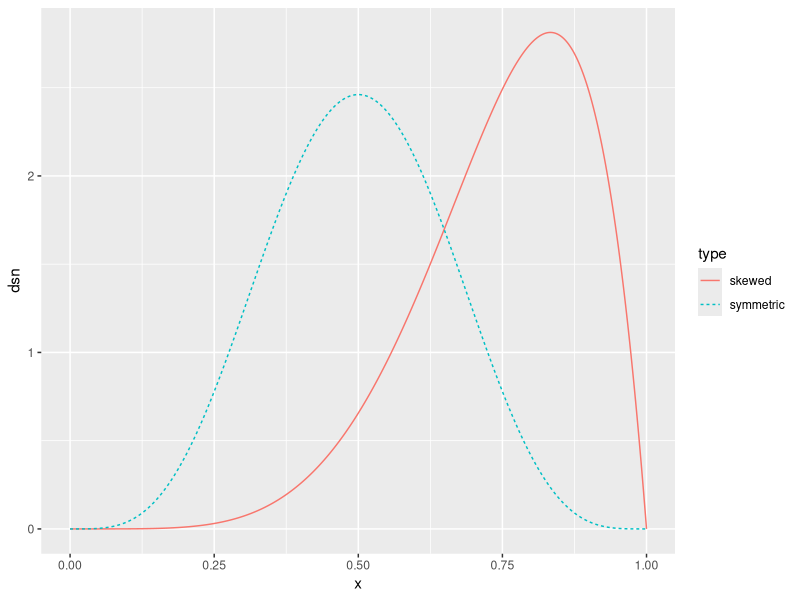
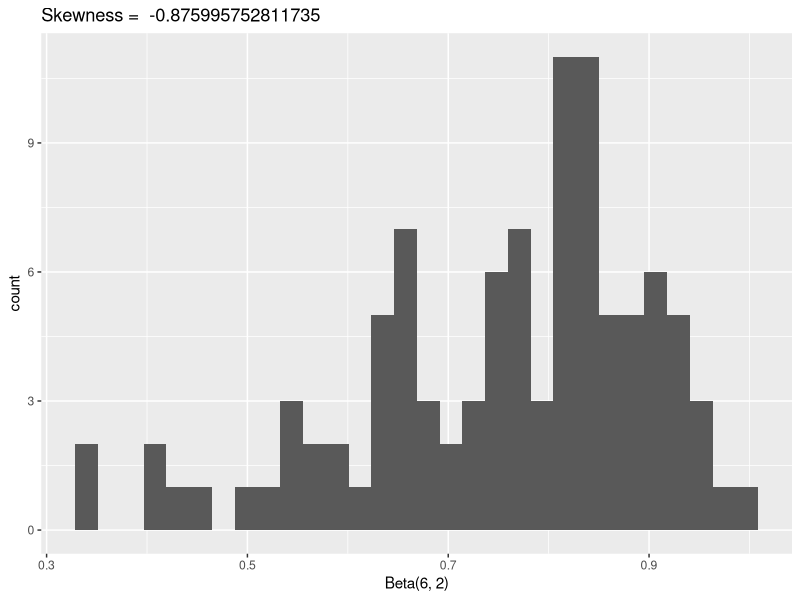
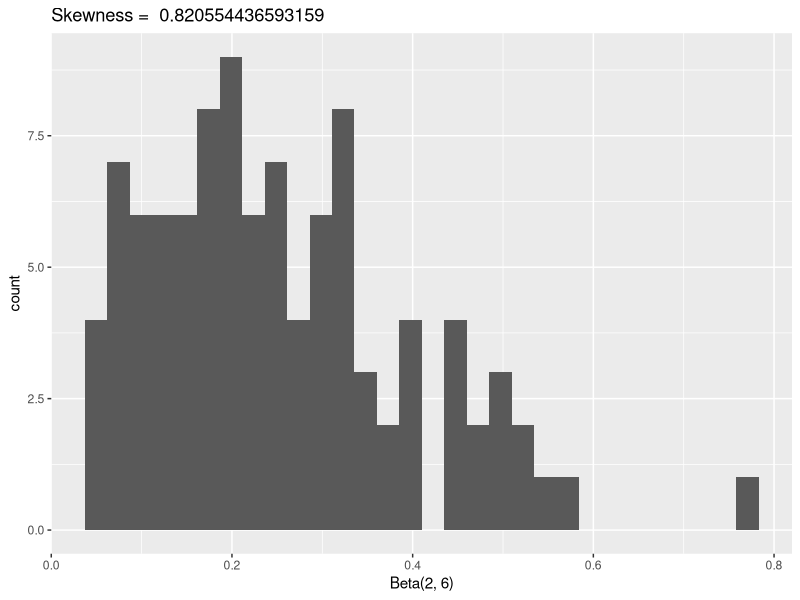
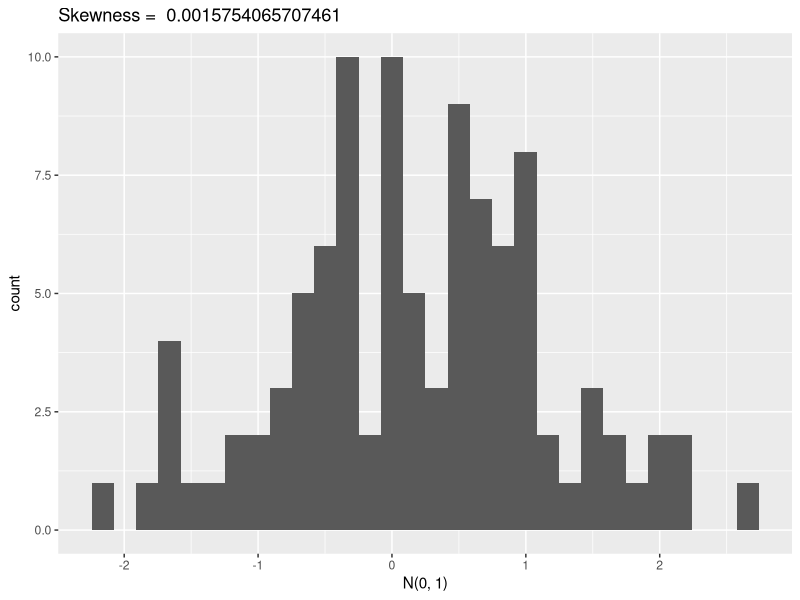
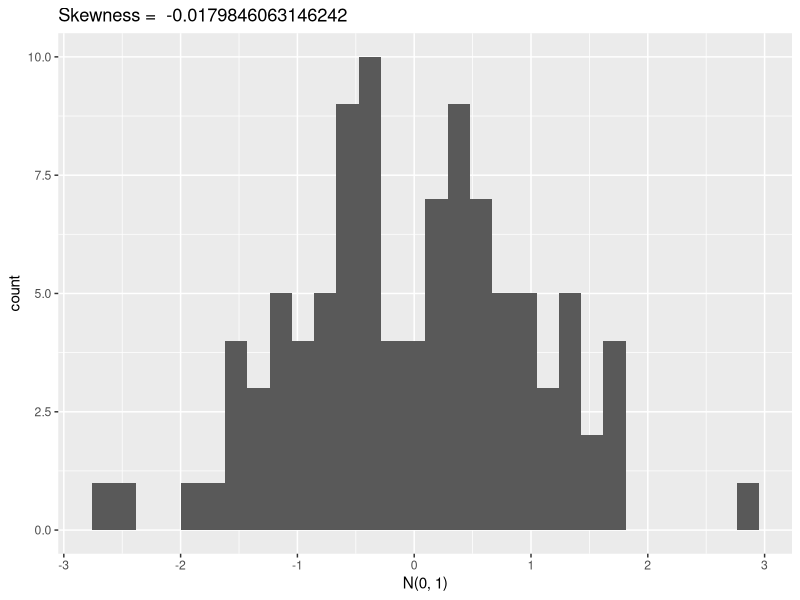

These figures' R source, in order:
## ---------------------------
library(tidyverse)

# compare a symmetric and skewed distribution
data.frame(x = seq(0, 1, length.out = 1000)) %>%
  mutate(skewed = dbeta(x, 6, 2),
         symmetric = dbeta(x, 5, 5)) %>%
  gather(type, dsn, -x) %>%
  ggplot() +
  geom_line(aes(x, dsn, colour = type, lty = type))

## write a skewness function based on a sample x
skew <- function(x) {
  x_bar <- mean(x)
  diff <- x - x_bar
  
  num <- mean(diff^3)
  denom <- (mean(diff^2))^(3/2)
  
  return(num/denom)
}

## check skewness of some samples
n <- 100
a1 <- rbeta(n, 6, 2)
a2 <- rbeta(n, 2, 6)

## two symmetric samples
b1 <- rnorm(100)
b2 <- rnorm(100)

## fill in the skewness values
ggplot() + geom_histogram(aes(a1)) + xlab("Beta(6, 2)") + ggtitle(paste("Skewness = ", skew(a1)))
ggplot() + geom_histogram(aes(a2)) + xlab("Beta(2, 6)") + ggtitle(paste("Skewness = ", skew(a2)))
ggplot() + geom_histogram(aes(b1)) + xlab("N(0, 1)") + ggtitle(paste("Skewness = ", skew(b1)))
ggplot() + geom_histogram(aes(b2)) + xlab("N(0, 1)") + ggtitle(paste("Skewness = ", skew(b2)))


## ------------------------------------------------------------------------
## Assess the P(Type I Error) for alpha = .05, n = 10, 20, 30, 50, 100, 500
type_i_estimate_skew <- function(n, alpha, m) {
  indic <- rep(NA, m)
  for(j in 1:m) {
    x <- rnorm(n, 0, 1)
    t_star <- skew(x)
    indic[j] <- abs(t_star/sqrt(6/n)) > qnorm(1 - alpha/2, 0, 1)
  }
  return(mean(indic))
}

alpha <- .05
n <- c(10, 20, 30, 50, 100, 500)
m <- 5000

for(n_star in n) {
  alpha_hat <- type_i_estimate_skew(n_star, alpha, m)
  print(paste0("n = ", n_star, ": ", alpha_hat))
}


## Assess the Type I error rate of a skewness test using the finite sample correction variance.

